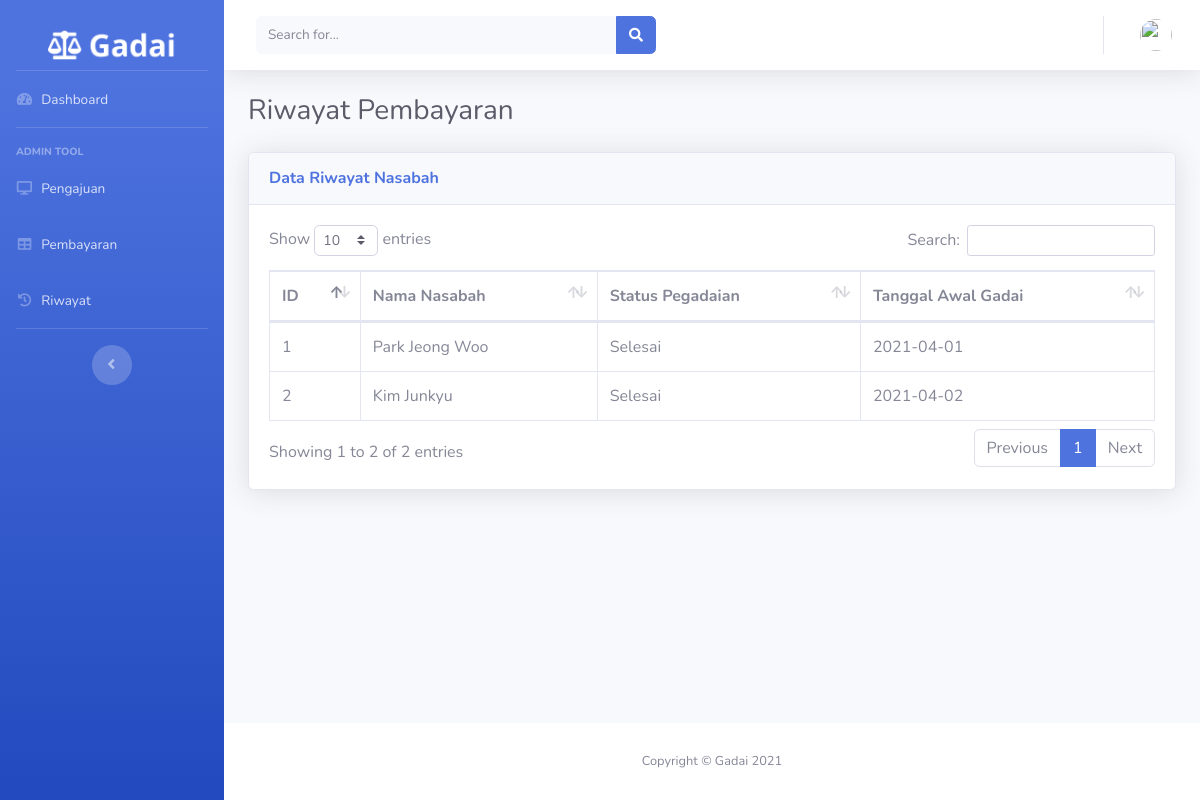
Screenshot of /index.php/dashboard/riwayatpembayaran with the database file from the repository.
### tables this page shows
CREATE TABLE `pengajuan_gadai` (
  `id` int(11) NOT NULL,
  `nama_nasabah` varchar(128) NOT NULL,
  `alamat` varchar(128) NOT NULL,
  `tanggal_pinjam` date NOT NULL,
  `batas_pengembalian` date NOT NULL,
  `jumlah_peminjaman` int(11) NOT NULL,
  `nama_jaminan` varchar(128) NOT NULL,
  `bukti_jaminan` varchar(128) NOT NULL,
  `status` int(2) NOT NULL
);

### application/controllers/Dashboard.php (called while the page is built, shortened)
<?php
class Dashboard extends CI_Controller
{
    public function __construct()
    {
        $this->load->model(array('Pengajuan_model'));
    }
    public function riwayatpembayaran()
    {
        $data['riwayat'] = $this->Pengajuan_model->getDataRiwayat();
        $data['title'] = 'Gadai-Riwayat';
        $data['user'] = $this->db->get_where('user_admin', ['email' => $this->session->userdata('email')])->row_array();
        $this->load->view('templates/header', $data);
        $this->load->view('templates/sidebar', $data);
        $this->load->view('templates/topbar', $data);
        $this->load->view('admin/riwayatpembayaran', $data);
        $this->load->view('templates/footer');
    }
}

### index.php (called while the page is built, shortened)
<?php
require_once BASEPATH.'core/CodeIgniter.php';

### application/models/Pengajuan_model.php (called while the page is built, shortened)
<?php
class Pengajuan_model extends CI_Model
{
    public function getDataRiwayat()
    {
        $this->db->select("*");
        return $this->db->get_where('pengajuan_gadai', ['status' => 1])->result();
    }
}

### application/views/admin/riwayatpembayaran.php (the view)
<div class="container-fluid">
    <div class="d-sm-flex align-items-center justify-content-between mb-4">
        <h1 class="h3 mb-0 text-gray-800">Riwayat Pembayaran</h1>
    </div>
    <div class="card shadow mb-4">
        <div class="card-header py-3">
            <h6 class="m-0 font-weight-bold text-primary">Data Riwayat Nasabah</h6>
        </div>
        <div class="card-body">
            <div class="table-responsive">
                <table class="table table-bordered" id="dataTable" width="100%" cellspacing="0">
                    <thead>
                        <tr>
                            <th>ID</th>
                            <th>Nama Nasabah</th>
                            <th>Status Pegadaian</th>
                            <th>Tanggal Awal Gadai</th>
                        </tr>
                    </thead>
                    <tbody>
                        <?php $no = 1;
                        foreach ($riwayat as $rwyt) { ?>
                            <tr>
                                <td><?php echo $no++; ?></td>
                                <td><?php echo $rwyt->nama_nasabah ?></td>
                                <td>
                                    <?php if ($rwyt->status) : ?>
                                        <?php echo 'Selesai' ?>
                                    <?php endif; ?>
                                </td>
                                <td><?php echo $rwyt->tanggal_pinjam ?></td>
                            </tr>
                        <?php } ?>
                    </tbody>
                </table>
            </div>
        </div>
    </div>
</div>
</div>

### rows the page displays
pengajuan_gadai: nama_nasabah "Park Jeong Woo", status "Selesai", tanggal_pinjam "2021-04-01"
pengajuan_gadai: nama_nasabah "Kim Junkyu", status "Selesai", tanggal_pinjam "2021-04-02"
